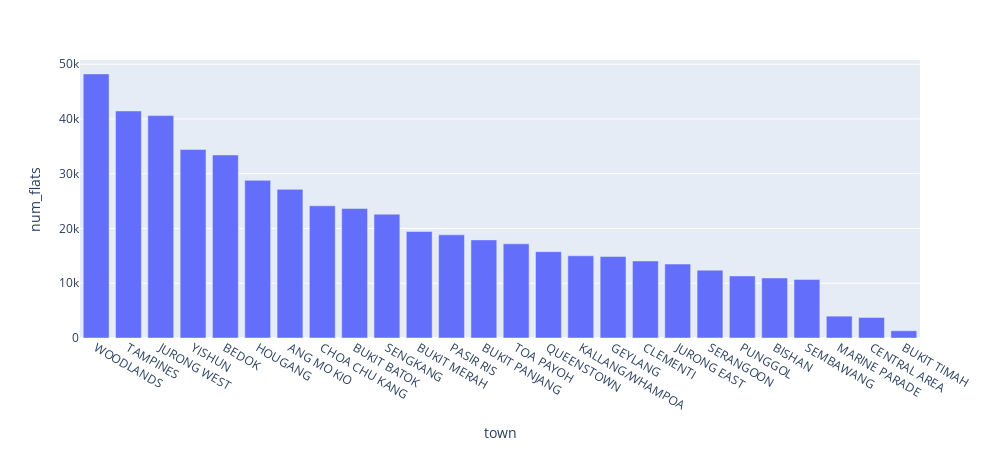

Source (notebook cell):
### Code cell
flats_sold_per_town = hdb['town'].value_counts().reset_index().rename(columns={'index': 'town', 
                                                                               'town': 'num_flats'})

px.bar(flats_sold_per_town, x='town', y='num_flats', width=1000, height=450)

### Figure 1 — Plotly figure (JSON) as saved in the notebook; plotly's stock layout.template omitted (floating-point values rounded to 4 significant figures)
{"data": [{"alignmentgroup": "True", "hoverlabel": {"namelength": 0}, "hovertemplate": "town=%{x}<br>num_flats=%{y}", "legendgroup": "", "marker": {"color": "#636efa"}, "name": "", "offsetgroup": "", "orientation": "v", "showlegend": false, "textposition": "auto", "type": "bar", "x": ["WOODLANDS", "TAMPINES", "JURONG WEST", "YISHUN", "BEDOK", "HOUGANG", "ANG MO KIO", "CHOA CHU KANG", "BUKIT BATOK", "SENGKANG", "BUKIT MERAH", "PASIR RIS", "BUKIT PANJANG", "TOA PAYOH", "QUEENSTOWN", "KALLANG/WHAMPOA", "GEYLANG", "CLEMENTI", "JURONG EAST", "SERANGOON", "PUNGGOL", "BISHAN", "SEMBAWANG", "MARINE PARADE", "CENTRAL AREA", "BUKIT TIMAH"], "xaxis": "x", "y": [48225, 41453, 40606, 34433, 33420, 28786, 27144, 24139, 23640, 22607, 19453, 18840, 17916, 17192, 15764, 15010, 14875, 14070, 13506, 12379, 11329, 10963, 10696, 3991, 3749, 1318], "yaxis": "y"}], "layout": {"barmode": "relative", "height": 450, "legend": {"tracegroupgap": 0}, "margin": {"t": 60}, "width": 1000, "xaxis": {"anchor": "y", "domain": [0, 1], "title": {"text": "town"}}, "yaxis": {"anchor": "x", "domain": [0, 1], "title": {"text": "num_flats"}}}}
